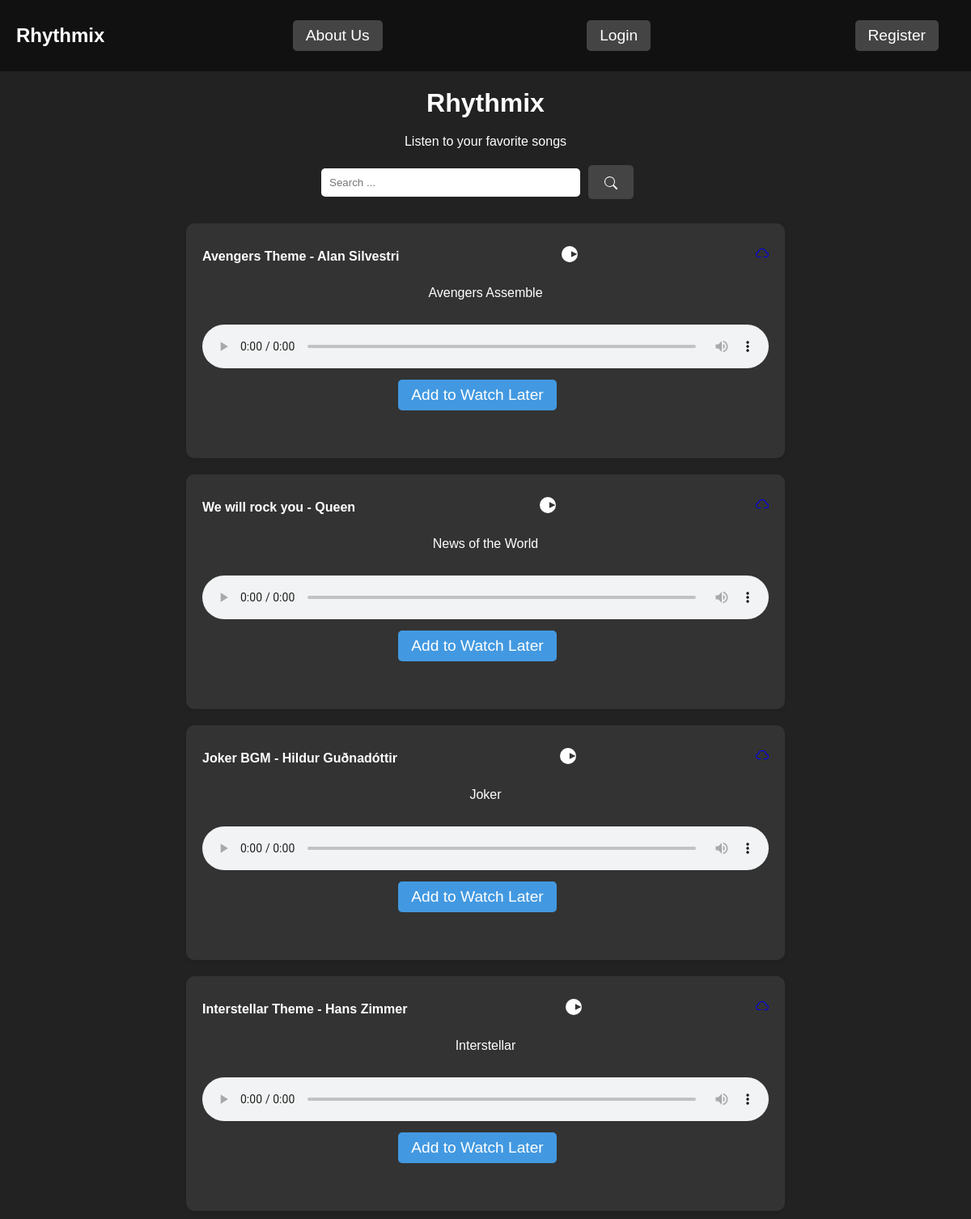
/, run on an earlier commit of the app's database.
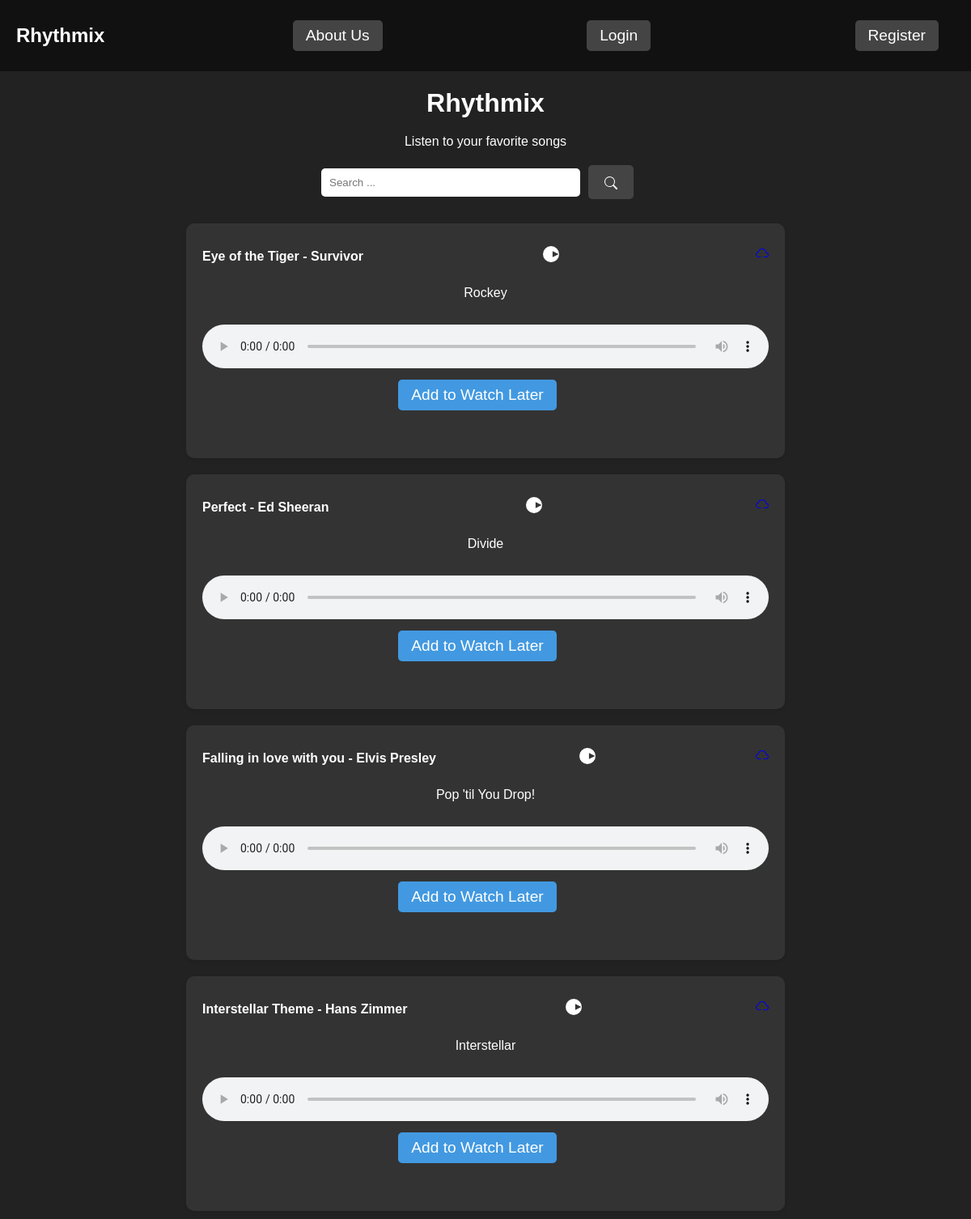
And on a later commit of the database.
### music/models.py (models this page shows)
class Song(models.Model):
    title = models.CharField(max_length=255)
    artist = models.CharField(max_length=255, blank=True)
    album = models.CharField(max_length=255, blank=True)
    song_file = models.CharField(max_length=250, blank=True)

### music/views.py (the view)
# urls.py: path('', views.album_list, name='album_list'),
def album_list(request):
  songs = Song.objects.all()
  search_query = request.GET.get('query', '')
  if(request.user.is_anonymous == False):
    user = request.user
    watch_later_songs = WatchLater.objects.filter(user=user)
  else:
    watch_later_songs = []
  watch_later_list = []
  for watch_later in watch_later_songs:
      watch_later_list.append(watch_later.song)
  if search_query:
    songs = songs.filter(title__icontains=search_query)
  context = {'songs': songs, 'search_query': search_query, 'current_year': date.today().year, 'watch_later': watch_later_list}
  return render(request, 'music/album_list.html', context)

### music/templates/music/album_list.html (shortened to what this page needs)
<!DOCTYPE html>
<html lang="en">
<head>
</head>
<body>
  <nav>
    <h1>Rhythmix</h1>
    <button onclick="location.href='/about/'">About Us</button>
    {% if user.is_authenticated %}
      <a href="{% url 'watchlater' %}">{{ user.username }}</a>
      <a href="{% url 'logout' %}">Logout</a>
    {% else %}
      <button onclick="location.href='/login/'">Login</button>
      <button onclick="location.href='/register/'">Register</button>
    {% endif %}
  </nav>
  <div>
    <h1>Rhythmix</h1>
    <p>Listen to your favorite songs</p>
    <form action="{% url 'search' %}" method="get">
      <input type="text" name="query" placeholder="Search ...">
      <button type="submit">
        <svg xmlns="http://www.w3.org/2000/svg" width="16" height="16" fill="currentColor" viewBox="0 0 16 16">
          <path d="M11.742 10.344a6.5 6.5 0 1 0-1.397 1.398h-.001q.044.06.098.115l3.85 3.85a1 1 0 0 0 1.415-1.414l-3.85-3.85a1 1 0 0 0-.115-.1zM12 6.5a5.5 5.5 0 1 1-11 0 5.5 5.5 0 0 1 11 0"/></svg>
      </button>
    </form>
    <div class="songcards-container">
      {% for song in songs %}
      <div class="songcard">
        <div>
          <h3>{{ song.title }} - {{ song.artist }}</h3>
          <button id="playButton{{ song.id }}" type="button">
            <svg xmlns="http://www.w3.org/2000/svg" width="16" height="16" fill="currentColor" viewBox="0 0 16 16">
              <path d="M16 8A8 8 0 1 1 0 8a8 8 0 0 1 16 0zM9.5 5v6l6-3z" /></svg>
          </button>
          <a href="{{ song.song_file }}" download="{{ song.title }}.mp3">
          </a>
        </div>
        <p>{{ song.album }}</p>
        <audio id="audioElement{{ song.id }}" controls>
          <source src="{{ song.song_file }}" type="audio/mpeg" />
        </audio>
        {% if song not in watch_later %}
        <form action="{% url 'addtowatchlater' song.id %}" method="post">
          <button type="submit">
            Add to Watch Later
          </button>
        </form>
        {% endif %}
      </div>
      {% endfor %}
    </div>
  </div>
</body>
</html>

### music/templates/music/album_list.html (style rules this page uses)
body { font-family: 'Arial Black', sans-serif; background-color: #222; color: #fff; margin: 0; padding: 0; }
nav { background-color: #111; padding: 10px 20px; display: flex; justify-content: space-between; align-items: center; }
nav a, button { color: #fff; text-decoration: none; font-size: 1.2rem; margin-right: 20px; padding: 8px 16px; border: none; border-radius: 5px; background-color: #444; cursor: pointer; transition: background-color 0.3s; }
h1, p { text-align: center; margin-bottom: 20px; }
form { display: flex; justify-content: center; align-items: center; margin-bottom: 20px; }
input[type="text"] { padding: 10px; border-radius: 5px; border: none; margin-right: 10px; width: 300px; }
button[type="submit"] { padding: 10px 20px; border-radius: 5px; border: none; background-color: #444; color: #fff; cursor: pointer; }
button[type="submit"] svg { vertical-align: middle; }
.songcards-container { display: flex; flex-wrap: wrap; justify-content: space-around; }
.songcard { background-color: #333; padding: 20px; border-radius: 10px; margin: 10px; box-shadow: 0 2px 4px rgba(0, 0, 0, 0.1); transition: transform 0.3s ease; width: 700px; height: 250px; }
.songcard div { display: flex; align-items: center; justify-content: space-between; }
.songcard h3 { margin: 0; font-size: 1rem; color: #fff; }
.songcard button { background-color: transparent; border: none; cursor: pointer; }
.songcard button svg { fill: #fff; width: 20px; height: 20px; }
.songcard audio { width: 100%; margin-top: 10px; }
.songcard form { margin-top: 10px; }
.songcard button[type="submit"] { background-color: #4299e1; color: #fff; padding: 8px 16px; border-radius: 5px; border: none; cursor: pointer; }

What changed in the data, as far as the page shows it:
removed Song: title "We will rock you", artist "Queen", album "News of the World"
removed Song: title "Joker BGM", artist "Hildur Guðnadóttir", album "Joker"
changed Song: title "Avengers Theme" → "Eye of the Tiger"; artist "Alan Silvestri" → "Survivor"; album "Avengers Assemble" → "Rockey"
added Song: title "Perfect", artist "Ed Sheeran", album "Divide"
added Song: title "Falling in love with you", artist "Elvis Presley", album "Pop 'til You Drop!"
